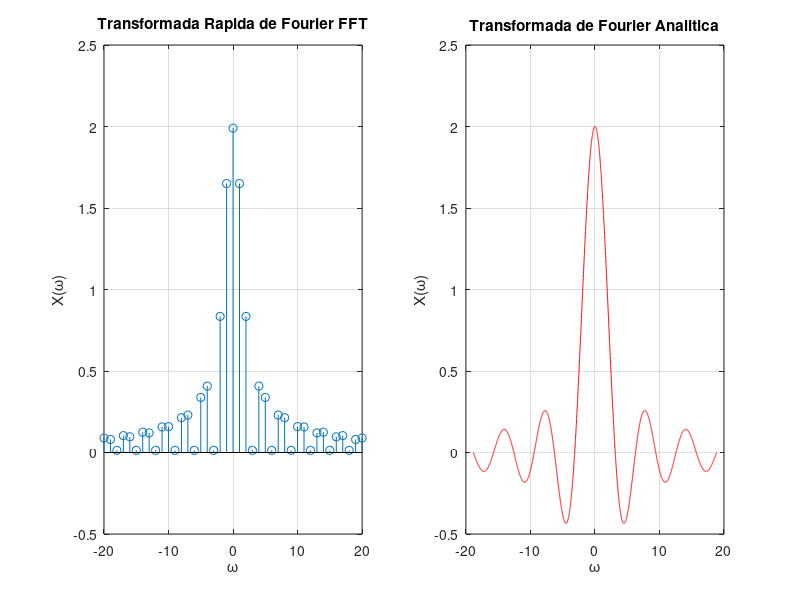

Source code (MATLAB):
Fs = 100;               % Frecuencia de muestreo
Ts = 1/Fs;              % Periodo de muestreo
p = 1;                  % pulso
l = 3;                  % Limites
t = -l:Ts:l;            % Dominio
x = (t > -p) & (t < p); % Funcion

omegaFFT = t*Fs;        % Dominio de la transformada
X = fft(x)/Fs;          % Transformada rapida

sa = inline('(sin(x))./(x)','x');  % Funcion
omega_2 = [-l*2*pi:Ts:pi*l*2];     % Dominio de la transformada analitica
y = 2*p*sa(p*omega_2);             % Transformada analitica

%Graficas
subplot(1,2,1);
stem(omegaFFT, abs(fftshift(X)));
axis([-20 20 -0.5 2.5]);
title('Transformada Rapida de Fourier FFT');
xlabel('\omega');
ylabel('X(\omega)');
grid;

subplot(1,2,2);
plot(omega_2,y,'-r');
axis([-20 20 -0.5 2.5]);
title('Transformada de Fourier Analitica');
grid;xlabel('\omega');
ylabel('X(\omega)');